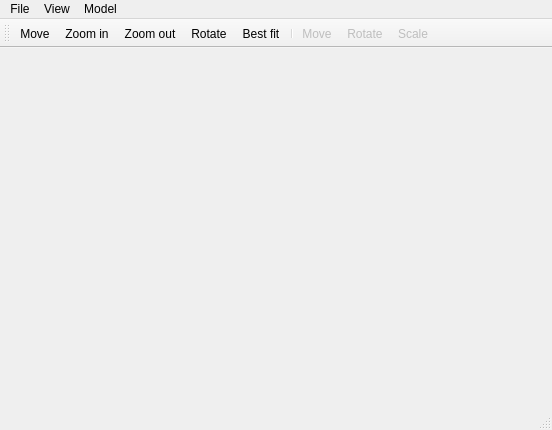
<?xml version="1.0" encoding="UTF-8"?>
<ui version="4.0">
 <class>MainWindow</class>
 <widget class="QMainWindow" name="MainWindow">
  <property name="geometry">
   <rect>
    <x>0</x>
    <y>0</y>
    <width>552</width>
    <height>430</height>
   </rect>
  </property>
  <property name="windowTitle">
   <string>MainWindow</string>
  </property>
  <widget class="QWidget" name="centralWidget">
   <layout class="QVBoxLayout" name="verticalLayout_2">
    <item>
     <widget class="QWidget" name="centerWidget" native="true">
      <property name="sizePolicy">
       <sizepolicy hsizetype="Expanding" vsizetype="Expanding">
        <horstretch>0</horstretch>
        <verstretch>0</verstretch>
       </sizepolicy>
      </property>
      <layout class="QGridLayout" name="gridLayout">
       <property name="margin">
        <number>0</number>
       </property>
       <item row="0" column="0">
        <layout class="QVBoxLayout" name="centerLayout"/>
       </item>
      </layout>
     </widget>
    </item>
   </layout>
  </widget>
  <widget class="QMenuBar" name="menuBar">
   <property name="geometry">
    <rect>
     <x>0</x>
     <y>0</y>
     <width>552</width>
     <height>22</height>
    </rect>
   </property>
   <widget class="QMenu" name="menuFile">
    <property name="title">
     <string>File</string>
    </property>
    <addaction name="actionExit"/>
   </widget>
   <widget class="QMenu" name="menuModel">
    <property name="title">
     <string>Model</string>
    </property>
    <widget class="QMenu" name="menuNew">
     <property name="title">
      <string>New primitive</string>
     </property>
     <addaction name="actionCube"/>
     <addaction name="actionSphere"/>
     <addaction name="actionCylinder"/>
     <addaction name="actionCone"/>
     <addaction name="actionPipe"/>
     <addaction name="actionPyramid"/>
     <addaction name="actionPrism"/>
    </widget>
    <addaction name="menuNew"/>
    <addaction name="actionModelMove"/>
    <addaction name="actionModelRotate"/>
    <addaction name="actionModelScale"/>
   </widget>
   <widget class="QMenu" name="menuView">
    <property name="title">
     <string>View</string>
    </property>
    <widget class="QMenu" name="menuZoom">
     <property name="title">
      <string>Zoom</string>
     </property>
     <addaction name="actionZoom_in"/>
     <addaction name="actionZoom_out"/>
    </widget>
    <addaction name="actionMove"/>
    <addaction name="menuZoom"/>
    <addaction name="actionRotate"/>
    <addaction name="actionBest_fit"/>
   </widget>
   <addaction name="menuFile"/>
   <addaction name="menuView"/>
   <addaction name="menuModel"/>
  </widget>
  <widget class="QToolBar" name="mainToolBar">
   <attribute name="toolBarArea">
    <enum>TopToolBarArea</enum>
   </attribute>
   <attribute name="toolBarBreak">
    <bool>false</bool>
   </attribute>
   <addaction name="actionMove"/>
   <addaction name="actionZoom_in"/>
   <addaction name="actionZoom_out"/>
   <addaction name="actionRotate"/>
   <addaction name="actionBest_fit"/>
   <addaction name="separator"/>
   <addaction name="actionModelMove"/>
   <addaction name="actionModelRotate"/>
   <addaction name="actionModelScale"/>
  </widget>
  <widget class="QStatusBar" name="statusBar"/>
  <action name="actionExit">
   <property name="text">
    <string>Exit</string>
   </property>
   <property name="shortcut">
    <string>Ctrl+Q</string>
   </property>
  </action>
  <action name="actionCube">
   <property name="text">
    <string>Cube</string>
   </property>
  </action>
  <action name="actionSphere">
   <property name="text">
    <string>Sphere</string>
   </property>
  </action>
  <action name="actionCylinder">
   <property name="text">
    <string>Cylinder</string>
   </property>
  </action>
  <action name="actionCone">
   <property name="text">
    <string>Cone</string>
   </property>
  </action>
  <action name="actionPipe">
   <property name="text">
    <string>Pipe</string>
   </property>
  </action>
  <action name="actionPyramid">
   <property name="text">
    <string>Pyramid</string>
   </property>
  </action>
  <action name="actionPrism">
   <property name="text">
    <string>Prism</string>
   </property>
  </action>
  <action name="actionMove">
   <property name="checkable">
    <bool>true</bool>
   </property>
   <property name="icon">
    <iconset resource="resource.qrc">
     <normaloff>:/image/images/scene_move.png</normaloff>:/image/images/scene_move.png</iconset>
   </property>
   <property name="text">
    <string>Move</string>
   </property>
  </action>
  <action name="actionZoom_in">
   <property name="icon">
    <iconset resource="resource.qrc">
     <normaloff>:/image/images/scene_plus.png</normaloff>:/image/images/scene_plus.png</iconset>
   </property>
   <property name="text">
    <string>Zoom in</string>
   </property>
  </action>
  <action name="actionZoom_out">
   <property name="checkable">
    <bool>false</bool>
   </property>
   <property name="icon">
    <iconset resource="resource.qrc">
     <normaloff>:/image/images/scene_minus.png</normaloff>:/image/images/scene_minus.png</iconset>
   </property>
   <property name="text">
    <string>Zoom out</string>
   </property>
  </action>
  <action name="actionRotate">
   <property name="checkable">
    <bool>true</bool>
   </property>
   <property name="icon">
    <iconset resource="resource.qrc">
     <normaloff>:/image/images/scene_rotate.png</normaloff>:/image/images/scene_rotate.png</iconset>
   </property>
   <property name="text">
    <string>Rotate</string>
   </property>
  </action>
  <action name="actionBest_fit">
   <property name="icon">
    <iconset resource="resource.qrc">
     <normaloff>:/image/images/scene_fit.png</normaloff>:/image/images/scene_fit.png</iconset>
   </property>
   <property name="text">
    <string>Best fit</string>
   </property>
  </action>
  <action name="actionModelMove">
   <property name="checkable">
    <bool>true</bool>
   </property>
   <property name="enabled">
    <bool>false</bool>
   </property>
   <property name="icon">
    <iconset resource="resource.qrc">
     <normaloff>:/image/images/model_move.png</normaloff>:/image/images/model_move.png</iconset>
   </property>
   <property name="text">
    <string>Move</string>
   </property>
  </action>
  <action name="actionModelRotate">
   <property name="checkable">
    <bool>true</bool>
   </property>
   <property name="enabled">
    <bool>false</bool>
   </property>
   <property name="icon">
    <iconset resource="resource.qrc">
     <normaloff>:/image/images/model_rotate.png</normaloff>:/image/images/model_rotate.png</iconset>
   </property>
   <property name="text">
    <string>Rotate</string>
   </property>
  </action>
  <action name="actionModelScale">
   <property name="checkable">
    <bool>true</bool>
   </property>
   <property name="enabled">
    <bool>false</bool>
   </property>
   <property name="icon">
    <iconset resource="resource.qrc">
     <normaloff>:/image/images/model_scale.png</normaloff>:/image/images/model_scale.png</iconset>
   </property>
   <property name="text">
    <string>Scale</string>
   </property>
  </action>
 </widget>
 <layoutdefault spacing="6" margin="11"/>
 <resources>
  <include location="resource.qrc"/>
 </resources>
 <connections/>
</ui>
